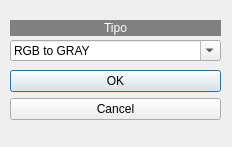
<?xml version="1.0" encoding="UTF-8"?>
<ui version="4.0">
 <class>ModeloColor</class>
 <widget class="QDialog" name="ModeloColor">
  <property name="geometry">
   <rect>
    <x>0</x>
    <y>0</y>
    <width>232</width>
    <height>147</height>
   </rect>
  </property>
  <property name="windowTitle">
   <string>Modelos de color</string>
  </property>
  <widget class="QDialogButtonBox" name="buttonBox">
   <property name="geometry">
    <rect>
     <x>10</x>
     <y>70</y>
     <width>211</width>
     <height>241</height>
    </rect>
   </property>
   <property name="orientation">
    <enum>Qt::Vertical</enum>
   </property>
   <property name="standardButtons">
    <set>QDialogButtonBox::Cancel|QDialogButtonBox::Ok</set>
   </property>
  </widget>
  <widget class="QComboBox" name="comboBox">
   <property name="geometry">
    <rect>
     <x>10</x>
     <y>40</y>
     <width>211</width>
     <height>21</height>
    </rect>
   </property>
   <property name="editable">
    <bool>true</bool>
   </property>
   <property name="currentText">
    <string>RGB to GRAY</string>
   </property>
   <property name="currentIndex">
    <number>0</number>
   </property>
   <item>
    <property name="text">
     <string>RGB to GRAY</string>
    </property>
   </item>
   <item>
    <property name="text">
     <string>RGB to XYZ</string>
    </property>
   </item>
   <item>
    <property name="text">
     <string>RGB to YCrCb</string>
    </property>
   </item>
   <item>
    <property name="text">
     <string>RGB to HSV</string>
    </property>
   </item>
   <item>
    <property name="text">
     <string>RGB to Lab</string>
    </property>
   </item>
   <item>
    <property name="text">
     <string>RGB to Luv</string>
    </property>
   </item>
   <item>
    <property name="text">
     <string>RGB to HLS</string>
    </property>
   </item>
   <item>
    <property name="text">
     <string>RGB to YUV</string>
    </property>
   </item>
   <item>
    <property name="text">
     <string>BGR to GRAY</string>
    </property>
   </item>
   <item>
    <property name="text">
     <string>BGR to XYZ</string>
    </property>
   </item>
   <item>
    <property name="text">
     <string>BGR to YCrCb</string>
    </property>
   </item>
   <item>
    <property name="text">
     <string>BGR to HSV</string>
    </property>
   </item>
   <item>
    <property name="text">
     <string>BGR to Lab</string>
    </property>
   </item>
   <item>
    <property name="text">
     <string>BGR to Luv</string>
    </property>
   </item>
   <item>
    <property name="text">
     <string>BGR to HLS</string>
    </property>
   </item>
   <item>
    <property name="text">
     <string>BGR to YUV</string>
    </property>
   </item>
   <item>
    <property name="text">
     <string>GRAY to RGB</string>
    </property>
   </item>
   <item>
    <property name="text">
     <string>GRAY to BGR</string>
    </property>
   </item>
   <item>
    <property name="text">
     <string>XYZ to RGB</string>
    </property>
   </item>
   <item>
    <property name="text">
     <string>XYZ to BGR</string>
    </property>
   </item>
   <item>
    <property name="text">
     <string>YCrCb to RGB</string>
    </property>
   </item>
   <item>
    <property name="text">
     <string>YCrCb to BGR</string>
    </property>
   </item>
   <item>
    <property name="text">
     <string>HSV to RGB</string>
    </property>
   </item>
   <item>
    <property name="text">
     <string>HSV to BGR</string>
    </property>
   </item>
   <item>
    <property name="text">
     <string>Lab to RGB</string>
    </property>
   </item>
   <item>
    <property name="text">
     <string>Lab to BGR</string>
    </property>
   </item>
   <item>
    <property name="text">
     <string>Luv to RGB</string>
    </property>
   </item>
   <item>
    <property name="text">
     <string>Luv to BGR</string>
    </property>
   </item>
   <item>
    <property name="text">
     <string>HLS to RGB</string>
    </property>
   </item>
   <item>
    <property name="text">
     <string>HLS to BGR</string>
    </property>
   </item>
   <item>
    <property name="text">
     <string>YUV to RGB</string>
    </property>
   </item>
   <item>
    <property name="text">
     <string>YUV to BGR</string>
    </property>
   </item>
  </widget>
  <widget class="QLabel" name="label_2">
   <property name="geometry">
    <rect>
     <x>10</x>
     <y>20</y>
     <width>211</width>
     <height>16</height>
    </rect>
   </property>
   <property name="styleSheet">
    <string notr="true">background-color: rgb(128, 128, 128);
color: rgb(255, 255, 255);</string>
   </property>
   <property name="text">
    <string>Tipo</string>
   </property>
   <property name="alignment">
    <set>Qt::AlignCenter</set>
   </property>
  </widget>
 </widget>
 <resources/>
 <connections>
  <connection>
   <sender>buttonBox</sender>
   <signal>accepted()</signal>
   <receiver>ModeloColor</receiver>
   <slot>accept()</slot>
   <hints>
    <hint type="sourcelabel">
     <x>248</x>
     <y>254</y>
    </hint>
    <hint type="destinationlabel">
     <x>157</x>
     <y>274</y>
    </hint>
   </hints>
  </connection>
  <connection>
   <sender>buttonBox</sender>
   <signal>rejected()</signal>
   <receiver>ModeloColor</receiver>
   <slot>reject()</slot>
   <hints>
    <hint type="sourcelabel">
     <x>316</x>
     <y>260</y>
    </hint>
    <hint type="destinationlabel">
     <x>286</x>
     <y>274</y>
    </hint>
   </hints>
  </connection>
 </connections>
</ui>
